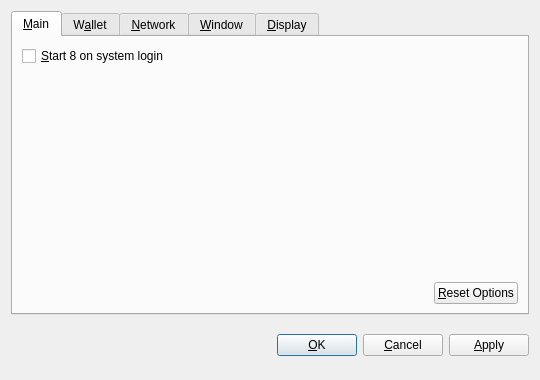
<?xml version="1.0" encoding="UTF-8"?>
<ui version="4.0">
 <class>OptionsDialog</class>
 <widget class="QDialog" name="OptionsDialog">
  <property name="geometry">
   <rect>
    <x>0</x>
    <y>0</y>
    <width>540</width>
    <height>380</height>
   </rect>
  </property>
  <property name="windowTitle">
   <string>Options</string>
  </property>
  <property name="modal">
   <bool>true</bool>
  </property>
  <layout class="QVBoxLayout" name="verticalLayout">
   <item>
    <widget class="QTabWidget" name="tabWidget">
     <property name="tabPosition">
      <enum>QTabWidget::North</enum>
     </property>
     <property name="currentIndex">
      <number>0</number>
     </property>
     <widget class="QWidget" name="tabMain">
      <attribute name="title">
       <string>&amp;Main</string>
      </attribute>
      <layout class="QVBoxLayout" name="verticalLayout_Main">
       <item>
        <widget class="QCheckBox" name="bitcoinAtStartup">
         <property name="toolTip">
          <string>Automatically start 8 after logging in to the system.</string>
         </property>
         <property name="text">
          <string>&amp;Start 8 on system login</string>
         </property>
        </widget>
       </item>
       <item>
        <spacer name="verticalSpacer_Main">
         <property name="orientation">
          <enum>Qt::Vertical</enum>
         </property>
         <property name="sizeHint" stdset="0">
          <size>
           <width>20</width>
           <height>40</height>
          </size>
         </property>
        </spacer>
       </item>
       <item>
        <layout class="QHBoxLayout" name="horizontalLayout_2_Main">
         <item>
          <spacer name="horizontalSpacer_2_Main">
           <property name="orientation">
            <enum>Qt::Horizontal</enum>
           </property>
           <property name="sizeHint" stdset="0">
            <size>
             <width>40</width>
             <height>20</height>
            </size>
           </property>
          </spacer>
         </item>
         <item>
          <widget class="QPushButton" name="resetButton">
           <property name="toolTip">
            <string>Reset all client options to default.</string>
           </property>
           <property name="text">
            <string>&amp;Reset Options</string>
           </property>
           <property name="autoDefault">
            <bool>false</bool>
           </property>
          </widget>
         </item>
        </layout>
       </item>
      </layout>
     </widget>
     <widget class="QWidget" name="tabWallet">
      <attribute name="title">
       <string>W&amp;allet</string>
      </attribute>
      <layout class="QVBoxLayout" name="verticalLayout_Network">
       <item>
        <widget class="QLabel" name="transactionFeeInfoLabel">
         <property name="text">
          <string>Optional transaction fee per kB that helps make sure your transactions are processed quickly. Most transactions are 1 kB.</string>
         </property>
         <property name="textFormat">
          <enum>Qt::PlainText</enum>
         </property>
         <property name="wordWrap">
          <bool>true</bool>
         </property>
        </widget>
       </item>
       <item>
        <layout class="QHBoxLayout" name="horizontalLayout_1_Main">
         <item>
          <widget class="QLabel" name="transactionFeeLabel">
           <property name="text">
            <string>Pay transaction &amp;fee</string>
           </property>
           <property name="textFormat">
            <enum>Qt::PlainText</enum>
           </property>
           <property name="buddy">
            <cstring>transactionFee</cstring>
           </property>
          </widget>
         </item>
         <item>
          <widget class="BitcoinAmountField" name="transactionFee"/>
         </item>
         <item>
          <spacer name="horizontalSpacer_1_Main">
           <property name="orientation">
            <enum>Qt::Horizontal</enum>
           </property>
           <property name="sizeHint" stdset="0">
            <size>
             <width>40</width>
             <height>20</height>
            </size>
           </property>
          </spacer>
         </item>
        </layout>
       </item>
       <item>
        <widget class="QLabel" name="label">
         <property name="text">
          <string>If you disable the spending of unconfirmed change, the change from a transaction cannot be used until that transaction has at least one confirmation. This also affects how your balance is computed.</string>
         </property>
         <property name="wordWrap">
          <bool>true</bool>
         </property>
        </widget>
       </item>
       <item>
        <widget class="QCheckBox" name="spendZeroConfChange">
         <property name="text">
          <string>Spend unconfirmed change  (experts only)</string>
         </property>
        </widget>
       </item>
       <item>
        <spacer name="verticalSpacer">
         <property name="orientation">
          <enum>Qt::Vertical</enum>
         </property>
         <property name="sizeHint" stdset="0">
          <size>
           <width>20</width>
           <height>40</height>
          </size>
         </property>
        </spacer>
       </item>
      </layout>
     </widget>
     <widget class="QWidget" name="tabNetwork">
      <attribute name="title">
       <string>&amp;Network</string>
      </attribute>
      <layout class="QVBoxLayout" name="verticalLayout_Network">
       <item>
        <widget class="QCheckBox" name="mapPortUpnp">
         <property name="toolTip">
          <string>Automatically open the 8 client port on the router. This only works when your router supports UPnP and it is enabled.</string>
         </property>
         <property name="text">
          <string>Map port using &amp;UPnP</string>
         </property>
        </widget>
       </item>
       <item>
        <widget class="QCheckBox" name="connectSocks">
         <property name="toolTip">
          <string>Connect to the 8 network through a SOCKS proxy (e.g. when connecting through Tor).</string>
         </property>
         <property name="text">
          <string>&amp;Connect through SOCKS proxy:</string>
         </property>
        </widget>
       </item>
       <item>
        <layout class="QHBoxLayout" name="horizontalLayout_Network">
         <item>
          <widget class="QLabel" name="proxyIpLabel">
           <property name="text">
            <string>Proxy &amp;IP:</string>
           </property>
           <property name="textFormat">
            <enum>Qt::PlainText</enum>
           </property>
           <property name="buddy">
            <cstring>proxyIp</cstring>
           </property>
          </widget>
         </item>
         <item>
          <widget class="QValidatedLineEdit" name="proxyIp">
           <property name="maximumSize">
            <size>
             <width>140</width>
             <height>16777215</height>
            </size>
           </property>
           <property name="toolTip">
            <string>IP address of the proxy (e.g. 127.0.0.1)</string>
           </property>
          </widget>
         </item>
         <item>
          <widget class="QLabel" name="proxyPortLabel">
           <property name="text">
            <string>&amp;Port:</string>
           </property>
           <property name="textFormat">
            <enum>Qt::PlainText</enum>
           </property>
           <property name="buddy">
            <cstring>proxyPort</cstring>
           </property>
          </widget>
         </item>
         <item>
          <widget class="QLineEdit" name="proxyPort">
           <property name="maximumSize">
            <size>
             <width>55</width>
             <height>16777215</height>
            </size>
           </property>
           <property name="toolTip">
            <string>Port of the proxy (e.g. 9050)</string>
           </property>
          </widget>
         </item>
         <item>
          <widget class="QLabel" name="socksVersionLabel">
           <property name="text">
            <string>SOCKS &amp;Version:</string>
           </property>
           <property name="textFormat">
            <enum>Qt::PlainText</enum>
           </property>
           <property name="buddy">
            <cstring>socksVersion</cstring>
           </property>
          </widget>
         </item>
         <item>
          <widget class="QValueComboBox" name="socksVersion">
           <property name="toolTip">
            <string>SOCKS version of the proxy (e.g. 5)</string>
           </property>
          </widget>
         </item>
         <item>
          <spacer name="horizontalSpacer_Network">
           <property name="orientation">
            <enum>Qt::Horizontal</enum>
           </property>
           <property name="sizeHint" stdset="0">
            <size>
             <width>40</width>
             <height>20</height>
            </size>
           </property>
          </spacer>
         </item>
        </layout>
       </item>
       <item>
        <spacer name="verticalSpacer_Network">
         <property name="orientation">
          <enum>Qt::Vertical</enum>
         </property>
         <property name="sizeHint" stdset="0">
          <size>
           <width>20</width>
           <height>40</height>
          </size>
         </property>
        </spacer>
       </item>
      </layout>
     </widget>
     <widget class="QWidget" name="tabWindow">
      <attribute name="title">
       <string>&amp;Window</string>
      </attribute>
      <layout class="QVBoxLayout" name="verticalLayout_Window">
       <item>
        <widget class="QCheckBox" name="minimizeToTray">
         <property name="toolTip">
          <string>Show only a tray icon after minimizing the window.</string>
         </property>
         <property name="text">
          <string>&amp;Minimize to the tray instead of the taskbar</string>
         </property>
        </widget>
       </item>
       <item>
        <widget class="QCheckBox" name="minimizeOnClose">
         <property name="toolTip">
          <string>Minimize instead of exit the application when the window is closed. When this option is enabled, the application will be closed only after selecting Quit in the menu.</string>
         </property>
         <property name="text">
          <string>M&amp;inimize on close</string>
         </property>
        </widget>
       </item>
       <item>
        <spacer name="verticalSpacer_Window">
         <property name="orientation">
          <enum>Qt::Vertical</enum>
         </property>
         <property name="sizeHint" stdset="0">
          <size>
           <width>20</width>
           <height>40</height>
          </size>
         </property>
        </spacer>
       </item>
      </layout>
     </widget>
     <widget class="QWidget" name="tabDisplay">
      <attribute name="title">
       <string>&amp;Display</string>
      </attribute>
      <layout class="QVBoxLayout" name="verticalLayout_Display">
       <item>
        <layout class="QHBoxLayout" name="horizontalLayout_1_Display">
         <item>
          <widget class="QLabel" name="langLabel">
           <property name="text">
            <string>User Interface &amp;language:</string>
           </property>
           <property name="textFormat">
            <enum>Qt::PlainText</enum>
           </property>
           <property name="buddy">
            <cstring>lang</cstring>
           </property>
          </widget>
         </item>
         <item>
          <widget class="QValueComboBox" name="lang">
           <property name="toolTip">
            <string>The user interface language can be set here. This setting will take effect after restarting 8.</string>
           </property>
          </widget>
         </item>
        </layout>
       </item>
       <item>
        <layout class="QHBoxLayout" name="horizontalLayout_2_Display">
         <item>
          <widget class="QLabel" name="unitLabel">
           <property name="text">
            <string>&amp;Unit to show amounts in:</string>
           </property>
           <property name="textFormat">
            <enum>Qt::PlainText</enum>
           </property>
           <property name="buddy">
            <cstring>unit</cstring>
           </property>
          </widget>
         </item>
         <item>
          <widget class="QValueComboBox" name="unit">
           <property name="toolTip">
            <string>Choose the default subdivision unit to show in the interface and when sending coins.</string>
           </property>
          </widget>
         </item>
        </layout>
       </item>
       <item>
        <widget class="QCheckBox" name="displayAddresses">
         <property name="toolTip">
          <string>Whether to show 8 addresses in the transaction list or not.</string>
         </property>
         <property name="text">
          <string>&amp;Display addresses in transaction list</string>
         </property>
        </widget>
       </item>
       <item>
        <widget class="QCheckBox" name="coinControlFeatures">
         <property name="toolTip">
          <string>Whether to show coin control features or not.</string>
         </property>
         <property name="text">
          <string>Display coin &amp;control features (experts only!)</string>
         </property>
        </widget>
       </item>
       <item>
        <spacer name="verticalSpacer_Display">
         <property name="orientation">
          <enum>Qt::Vertical</enum>
         </property>
         <property name="sizeHint" stdset="0">
          <size>
           <width>20</width>
           <height>40</height>
          </size>
         </property>
        </spacer>
       </item>
      </layout>
     </widget>
    </widget>
   </item>
   <item>
    <layout class="QHBoxLayout" name="horizontalLayout_Buttons">
     <item>
      <spacer name="horizontalSpacer_1">
       <property name="orientation">
        <enum>Qt::Horizontal</enum>
       </property>
       <property name="sizeHint" stdset="0">
        <size>
         <width>40</width>
         <height>48</height>
        </size>
       </property>
      </spacer>
     </item>
     <item>
      <widget class="QLabel" name="statusLabel">
       <property name="font">
        <font>
         <weight>75</weight>
         <bold>true</bold>
        </font>
       </property>
       <property name="text">
        <string/>
       </property>
       <property name="textFormat">
        <enum>Qt::PlainText</enum>
       </property>
       <property name="wordWrap">
        <bool>true</bool>
       </property>
      </widget>
     </item>
     <item>
      <spacer name="horizontalSpacer_2">
       <property name="orientation">
        <enum>Qt::Horizontal</enum>
       </property>
       <property name="sizeHint" stdset="0">
        <size>
         <width>40</width>
         <height>48</height>
        </size>
       </property>
      </spacer>
     </item>
     <item>
      <widget class="QPushButton" name="okButton">
       <property name="text">
        <string>&amp;OK</string>
       </property>
      </widget>
     </item>
     <item>
      <widget class="QPushButton" name="cancelButton">
       <property name="text">
        <string>&amp;Cancel</string>
       </property>
       <property name="autoDefault">
        <bool>false</bool>
       </property>
      </widget>
     </item>
     <item>
      <widget class="QPushButton" name="applyButton">
       <property name="text">
        <string>&amp;Apply</string>
       </property>
       <property name="autoDefault">
        <bool>false</bool>
       </property>
      </widget>
     </item>
    </layout>
   </item>
  </layout>
 </widget>
 <customwidgets>
  <customwidget>
   <class>BitcoinAmountField</class>
   <extends>QSpinBox</extends>
   <header>bitcoinamountfield.h</header>
  </customwidget>
  <customwidget>
   <class>QValueComboBox</class>
   <extends>QComboBox</extends>
   <header>qvaluecombobox.h</header>
  </customwidget>
  <customwidget>
   <class>QValidatedLineEdit</class>
   <extends>QLineEdit</extends>
   <header>qvalidatedlineedit.h</header>
  </customwidget>
 </customwidgets>
 <resources/>
 <connections/>
</ui>
